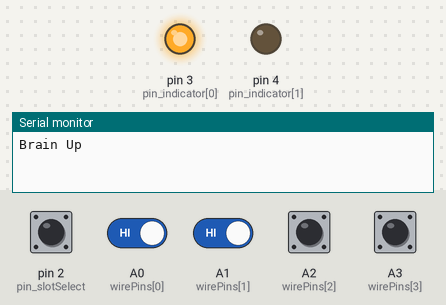
This sketch was run on a simulated Arduino Uno, built with avr-gcc and run on an emulated ATmega328P. On the bench: output pins drawn as LEDs (lit = HIGH), the last lines printed to the serial monitor. Dashed ring = blinking. The inputs (shaded band) are chosen by the test bench; at power-on: A0 (wirePins[0]), A1 (wirePins[1]), A2 (wirePins[2]), A3 (wirePins[3]) HIGH, pin 2 (pin_slotSelect) LOW.

Above: at 1.2 s.
1.3 s: A0 (wirePins[0]) driven LOW
At 1.45 s:
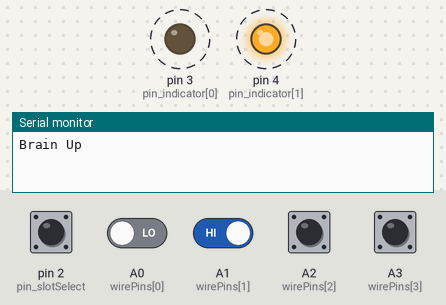
4.3 s: A1 (wirePins[1]) driven LOW
At 5.4 s:
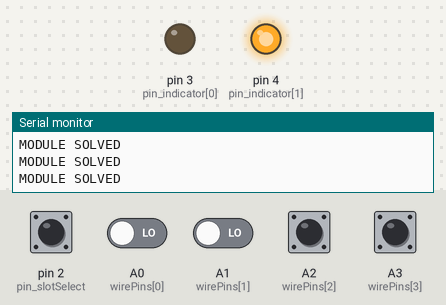
Timing chart, 0 to 7.3 s (numbered marks = the images above; inputs shaded):
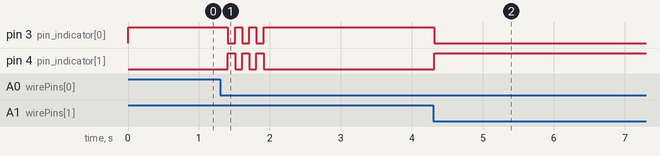

The sketch:

module_cutwire.ino
```cpp
// -- MODULE: CUT WIRE ----//
#include <Wire.h>

// --- COMMUNICATIONS --- //
const int PACKET_SIZE = 16;
byte info[PACKET_SIZE];
byte command[PACKET_SIZE];

bool info_read = false;
bool incoming_data = false;

enum Register_Mapping {
  SOLVE_STATUS = 0,
  SELECT_PIN = 1
};

const int addr = 8;
const int pin_slotSelect = 2;
const int pin_indicator[2] = {3,4};

void requestEvent();
void receiveEvent(int bytes);
void proc_infoHandler();
void proc_setIndicatorLed(bool status);

// --- PROTOCOL VARIABLES --- //
bool mistake = false;
uint32_t flash_time_start;
bool flash_state = false;

// --- GAME VARIABLES --- //

String wireArrangement[4];
bool cutWires[4] = {false, false, false, false};
int redCount = 0;
int blueCount = 0;
int yellowCount = 0;
int lastRed;
int correctWire;
bool completedPuzzle = false;


/*
Voltages:
Black —> ~0.7V
yellow —> ~3.5V
red —> ~0.5V
blue —> ~2.6V
*/

// --- Pins (to change) --- //

const byte wirePins[4] = {A0, A1, A2, A3};

void setup() {
  //set up comms
  Serial.begin(9600);
  Serial.println("Brain Up");
  Wire.begin(addr);             // join I2C bus with address
  Wire.onRequest(requestEvent); // pub info
  Wire.onReceive(receiveEvent); // sub command
  //set up data arrays
  for (int i = 0; i < 16; ++i) {
    info[i] == 0xFF;
    command[i] == 0xFF;
  }
  //info defaults
  info[SOLVE_STATUS] = 0x00;
  info[SELECT_PIN] = 0x00;

  //set pin modes (to change)
  pinMode(pin_slotSelect, INPUT);
  pinMode(pin_indicator[0], OUTPUT);
  pinMode(pin_indicator[1], OUTPUT);
  //TODO

  //set up shuffle (to change)
  flash_time_start = millis();
  flash_state = 0;
  //TODO

  for (int i = 0; i < 4; i++) {
    int raw = analogRead(wirePins[i]);
    float voltage = raw * (5.0 / 1023.0);

    if (voltage > 0.3 && voltage < 0.7) {
      wireArrangement[i] = "red";
      redCount++;
      if (redCount > 1) {
        lastRed = i;
      };
    }
    else if (voltage > 0.5 && voltage < 1.0) {
      // black (~0.7V)
      wireArrangement[i] = "black";
    }
    else if (voltage > 2.4 && voltage < 2.8) {
      // blue  (~2.6V)
      wireArrangement[i] = "blue";
      blueCount++;
    }
    else if (voltage > 3.3 && voltage < 3.7) {
      // yellow (~3.5V)
      wireArrangement[i] = "yellow";
      yellowCount++;
    }
    else {
      // lowk no wire there
      Serial.println();
    }


  };


  if (redCount > 1) {
    correctWire = lastRed;
  }
  else if (wireArrangement[3] == "yellow" && redCount == 0) {
    correctWire = 0;
  }
  else if (blueCount == 1) {
    correctWire = 0;
  }
  else if (yellowCount > 1) {
    correctWire = 3;
  }
  else {
    correctWire = 1;
  }


}

/*
1. game state requirement
2. if player makes a mistake, proc_mistakeMade();

*/

void loop() {
  //update slot select
  proc_infoHandler();

  // check if game finished
  if (completedPuzzle) { //TODO GAME STATE REQUIREMENT
    Serial.println("MODULE SOLVED");
    info[SOLVE_STATUS] = 0x01;
    proc_setIndicatorLed(true);
  }
  //pause input and flash wrong for 2 seconds
  else if (mistake) {
    if (millis() - flash_time_start > 2000) {
      mistake = false;
    } else {
      bool flash = ((millis() - flash_time_start) / 100 % 2 == 0);
      proc_setIndicatorLed(flash);
    }
  }
  else {
    proc_setIndicatorLed(false);
    //GAMEPLAY HERE
    for (int i = 0; i < 4; i++) {
      if (digitalRead(wirePins[i]) == LOW) {
        cutWires[i] = true;
      }
      if (cutWires[i] == true && i == correctWire) {
        completedPuzzle = true;
      }
      else if (cutWires[i] == true && i != correctWire) {
        mistake = true;
      }

      }
    }


  delay(10);
};

void requestEvent() {
  info_read = true;
  Wire.write(info, 16); // respond with message of 6 bytes
  // as expected by master
}

void receiveEvent(int bytes) {
  incoming_data = true;
  int i = 0;
   while (i < PACKET_SIZE) {
    command[i] = Wire.read();
    i++;
  }
}

void proc_infoHandler(){
  // Serial.println(digitalRead(pin_slotSelect));
  if (digitalRead(pin_slotSelect) == HIGH) {
    info[SELECT_PIN] = 0x01;
    // Serial.println("yup hit");
  }

  //reset info when read --> slot select, and mistake made
  if (info_read) {
    info[SELECT_PIN] = 0x00;
    if (info[SOLVE_STATUS] == 0x02) {
      info[SOLVE_STATUS] = 0x00;
    }
    info_read = false;
  }
}

void proc_mistakeMade(){
  info[SOLVE_STATUS] = 0x02; //MUST DO ONE TIME ONLY, will register to the main
  mistake = true;
  flash_time_start = millis();
  flash_state = true;
}

void proc_setIndicatorLed(bool status){
  if (status){
    digitalWrite(pin_indicator[0], LOW);
    digitalWrite(pin_indicator[1], HIGH);
  }
  else {
    digitalWrite(pin_indicator[0], HIGH);
    digitalWrite(pin_indicator[1], LOW);
  }
}
```

Measured:
- after the input at 1.3 s, pin 3 (pin_indicator[0]): alternates HIGH for 0.10 s and LOW for 0.10 s, 6 changes in all, then stays HIGH, starting after 0.11 s; pin 4 (pin_indicator[1]): alternates HIGH for 0.10 s and LOW for 0.10 s, 6 changes in all, then stays LOW, starting after 0.11 s
- after the input at 4.3 s, pin 3 (pin_indicator[0]): HIGH → LOW at once; pin 4 (pin_indicator[1]): LOW → HIGH at once
